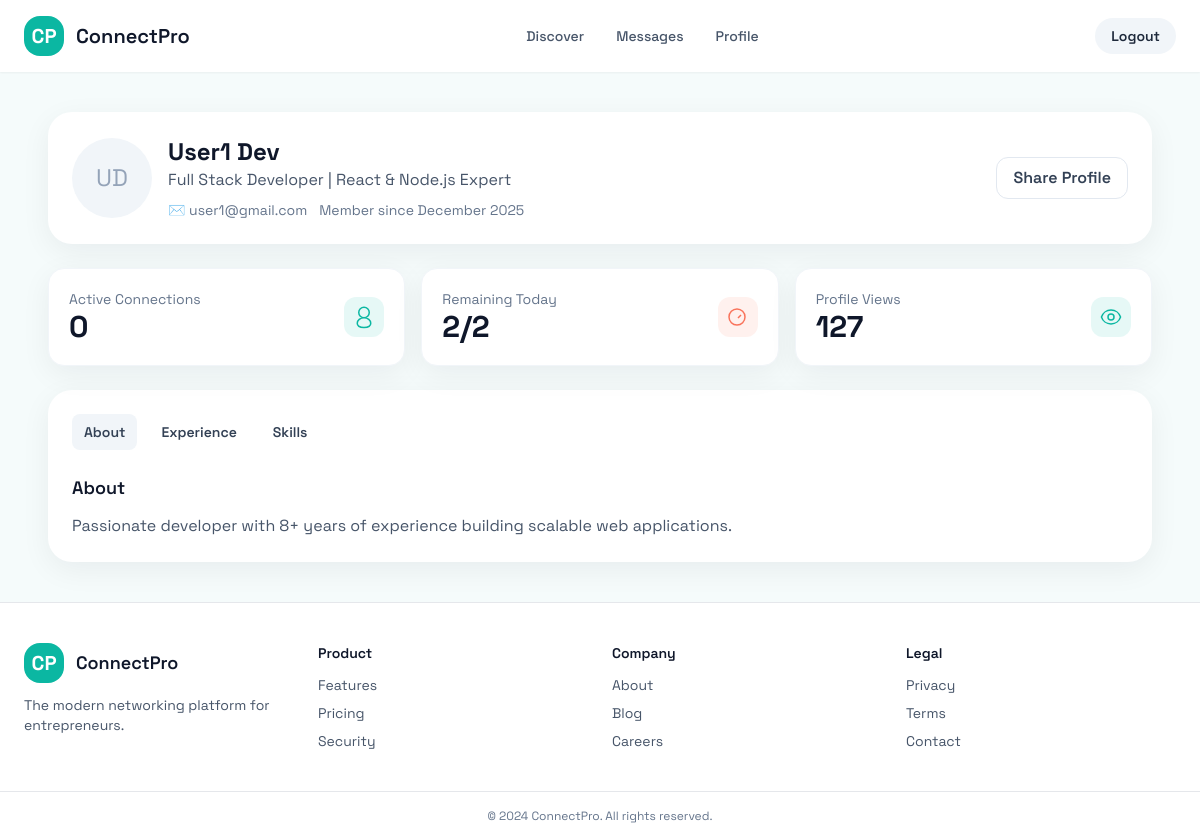
The app's page /profile/user1/ (signed in) with its own data.
### social/models.py (models this page shows)
class User(AbstractUser):
    ROLE_CLIENT = 'client'
    ROLE_DEVELOPER = 'developer'
    ROLE_CHOICES = [
        (ROLE_CLIENT, 'Client'),
        (ROLE_DEVELOPER, 'Developer'),
    ]
    PLAN_FREE = 'free'
    PLAN_PLUS = 'plus'
    PLAN_PRO = 'pro'
    PLAN_CHOICES = [
        (PLAN_FREE, 'Free'),
        (PLAN_PLUS, 'Plus'),
        (PLAN_PRO, 'Pro'),
    ]
    role = models.CharField(max_length=20, choices=ROLE_CHOICES)
    headline = models.CharField(max_length=255, blank=True)
    bio = models.TextField(blank=True)
    skills = models.TextField(blank=True, help_text="Comma-separated list of skills")
    goals = models.TextField(blank=True)
    location = models.CharField(max_length=255, blank=True)
    profile_image = models.ImageField(upload_to='profiles/', blank=True, null=True)
    membership_plan = models.CharField(max_length=20, choices=PLAN_CHOICES, default=PLAN_FREE)
    profile_views = models.PositiveIntegerField(default=0)
    REQUIRED_FIELDS = ['email', 'role']
    @property
    def connection_limit(self):
        limits = {
            self.PLAN_FREE: 2,
            self.PLAN_PLUS: 5,
            self.PLAN_PRO: None,
        }
        return limits.get(self.membership_plan)
    @property
    def remaining_connections_today(self):
        limit = self.connection_limit
        if limit is None:
            return None
        today = timezone.now().date()
        used = Connection.objects.filter(requester=self, created_at__date=today).count()
        return max(limit - used, 0)
    def active_connections_count(self):
        return Connection.objects.filter(
            (models.Q(requester=self) | models.Q(receiver=self)),
            status=Connection.STATUS_ACCEPTED,
        ).count()
    def skills_list(self):
        return [skill.strip() for skill in self.skills.split(',') if skill.strip()]

### social/views.py (the view)
# urls.py: path('profile/', views.profile, name='profile'),
@login_required
def profile(request, username=None):
    profile_user = request.user
    if username and username != request.user.username:
        profile_user = get_object_or_404(User, username=username)
    can_edit = profile_user == request.user
    form = ProfileForm(instance=profile_user)
    if request.method == 'POST' and can_edit:
        form = ProfileForm(request.POST, request.FILES, instance=profile_user)
        if form.is_valid():
            form.save()
            messages.success(request, 'Profile updated.')
            return redirect('profile')
    context = {
        'profile_user': profile_user,
        'form': form,
        'active_connections': profile_user.active_connections_count(),
        'remaining': profile_user.remaining_connections_today,
        'experiences': profile_user.experiences.all(),
    }
    return render(request, 'profile.html', context)

### templates/profile.html (shortened to what this page needs)
{% extends "base.html" %}
{% block content %}
<div class="max-w-6xl mx-auto px-6 py-10 space-y-6">
  <div class="bg-white rounded-3xl shadow-card p-6 flex flex-col md:flex-row md:items-center md:justify-between">
    <div class="flex items-center space-x-4">
      <div class="w-20 h-20 rounded-full bg-slate-100 flex items-center justify-center text-2xl text-slate-400 overflow-hidden">
        {% if profile_user.profile_image %}
          <img src="{{ profile_user.profile_image.url }}" alt="{{ profile_user.get_full_name }}" class="w-20 h-20 rounded-full object-cover">
        {% else %}
          <span>{{ profile_user.first_name|first|upper }}{{ profile_user.last_name|first|upper }}</span>
        {% endif %}
      </div>
      <div>
        <h1 class="text-2xl font-bold text-slate-900">{{ profile_user.get_full_name|default:profile_user.username }}</h1>
        <p class="text-slate-600">{{ profile_user.headline|default:"Full Stack Developer | React & Node.js Expert" }}</p>
        <div class="flex flex-wrap items-center gap-3 text-sm text-slate-500 mt-2">
          {% if profile_user.email %}<span>✉️ {{ profile_user.email }}</span>{% endif %}
          <span>Member since {{ profile_user.date_joined|date:"F Y" }}</span>
        </div>
      </div>
    </div>
    <div class="flex items-center gap-3 mt-4 md:mt-0">
      <button class="px-4 py-2 rounded-xl border border-slate-200 font-semibold text-slate-700 hover:border-slate-300">Share Profile</button>
    </div>
  </div>
  <div class="grid md:grid-cols-3 gap-4">
    <div class="bg-white rounded-2xl shadow-card p-5 flex items-center justify-between border border-slate-100">
      <div>
        <p class="text-sm text-slate-500">Active Connections</p>
        <p class="text-3xl font-bold text-slate-900">{{ active_connections }}</p>
      </div>
      <div class="w-10 h-10 rounded-xl bg-teal-500/10 text-teal-500 flex items-center justify-center">
      </div>
    </div>
    <div class="bg-white rounded-2xl shadow-card p-5 flex items-center justify-between border border-slate-100">
      <div>
        <p class="text-sm text-slate-500">Remaining Today</p>
        <p class="text-3xl font-bold text-slate-900">{% if remaining is None %}∞{% else %}{{ remaining }}/{{ profile_user.connection_limit }}{% endif %}</p>
      </div>
      <div class="w-10 h-10 rounded-xl bg-coral/10 text-coral flex items-center justify-center">
        <svg class="w-6 h-6" fill="none" stroke="currentColor" viewBox="0 0 24 24"><path stroke-width="1.5" d="M16 8h.01M12 13l3-3m4 2c0 4.418-3.582 8-8 8s-8-3.582-8-8 3.582-8 8-8 8 3.582 8 8Z"/></svg>
      </div>
    </div>
    <div class="bg-white rounded-2xl shadow-card p-5 flex items-center justify-between border border-slate-100">
      <div>
        <p class="text-sm text-slate-500">Profile Views</p>
        <p class="text-3xl font-bold text-slate-900">{{ profile_user.profile_views|default:127 }}</p>
      </div>
      <div class="w-10 h-10 rounded-xl bg-teal-500/10 text-teal-500 flex items-center justify-center">
        <svg class="w-6 h-6" fill="none" stroke="currentColor" viewBox="0 0 24 24"><path stroke-width="1.5" d="M2.458 12C3.732 7.943 7.523 5 12 5c4.477 0 8.268 2.943 9.542 7-1.274 4.057-5.065 7-9.542 7-4.477 0-8.268-2.943-9.542-7Z"/><path stroke-width="1.5" d="M15 12a3 3 0 1 1-6 0 3 3 0 0 1 6 0Z"/></svg>
      </div>
    </div>
  </div>
  <div class="bg-white rounded-3xl shadow-card p-6">
    <div class="flex items-center space-x-3 mb-6">
      <button id="tab-about" class="tab-button px-3 py-2 rounded-lg bg-slate-100 text-sm font-semibold text-slate-700">About</button>
      <button id="tab-experience" class="tab-button px-3 py-2 rounded-lg text-sm font-semibold text-slate-700">Experience</button>
      <button id="tab-skills" class="tab-button px-3 py-2 rounded-lg text-sm font-semibold text-slate-700">Skills</button>
    </div>
    <div id="panel-about" class="space-y-3">
      <h3 class="text-lg font-semibold text-slate-900">About</h3>
      <p class="text-slate-600">{{ profile_user.bio|default:"Passionate developer with 8+ years of experience building scalable web applications." }}</p>
    </div>
  </div>
</div>
{% endblock %}

### templates/base.html (shortened to what this page needs)
{% load static %}
<!DOCTYPE html>
<html lang="en">
<head>
    <script src="https://cdn.tailwindcss.com"></script>
    <link rel="stylesheet" href="{% static 'css/custom.css' %}">
</head>
<body class="bg-[#f5fbfb] text-slate-800 font-display">
    <div class="min-h-screen flex flex-col">
        <header class="bg-white shadow-sm">
            <div class="max-w-7xl mx-auto px-6 py-4 flex items-center justify-between">
                <a href="{% url 'landing' %}" class="flex items-center space-x-3">
                    <div class="w-10 h-10 rounded-2xl bg-teal-500 flex items-center justify-center text-white text-xl font-bold">CP</div>
                    <span class="text-xl font-semibold text-slate-900">ConnectPro</span>
                </a>
                <nav class="hidden md:flex items-center space-x-8 text-sm font-medium text-slate-600">
                    {% if user.is_authenticated %}
                        <a href="{% url 'discover' %}" class="hover:text-slate-900">Discover</a>
                        <a href="{% url 'messages' %}" class="hover:text-slate-900">Messages</a>
                        <a href="{% url 'profile' %}" class="hover:text-slate-900">Profile</a>
                    {% else %}
                        <a href="{% url 'landing' %}#features" class="hover:text-slate-900">Features</a>
                        <a href="{% url 'landing' %}#pricing" class="hover:text-slate-900">Pricing</a>
                        <a href="{% url 'landing' %}#about" class="hover:text-slate-900">About</a>
                    {% endif %}
                </nav>
                <div class="flex items-center space-x-3">
                    {% if user.is_authenticated %}
                        <a href="{% url 'logout' %}" class="px-4 py-2 rounded-full bg-slate-100 hover:bg-slate-200 text-sm font-semibold">Logout</a>
                    {% else %}
                        <a href="{% url 'login' %}" class="text-sm font-semibold text-slate-700 hover:text-slate-900">Login</a>
                        <a href="{% url 'signup' %}" class="px-4 py-2 rounded-full bg-teal-500 text-white text-sm font-semibold shadow-card hover:bg-teal-600 transition">Get Started</a>
                    {% endif %}
                </div>
            </div>
        </header>
        <main class="flex-1">
            {% block content %}{% endblock %}
        </main>
        <footer class="bg-white border-t">
            <div class="max-w-7xl mx-auto px-6 py-10 grid md:grid-cols-4 gap-6 text-sm text-slate-600">
                <div>
                    <div class="flex items-center space-x-3 mb-3">
                        <div class="w-10 h-10 rounded-2xl bg-teal-500 flex items-center justify-center text-white text-xl font-bold">CP</div>
                        <span class="text-lg font-semibold text-slate-900">ConnectPro</span>
                    </div>
                    <p class="text-slate-600">The modern networking platform for entrepreneurs.</p>
                </div>
                <div>
                    <p class="font-semibold text-slate-900 mb-3">Product</p>
                    <div class="space-y-2">
                        <a href="{% url 'landing' %}#features" class="block hover:text-slate-900">Features</a>
                        <a href="{% url 'landing' %}#pricing" class="block hover:text-slate-900">Pricing</a>
                        <a href="#" class="block hover:text-slate-900">Security</a>
                    </div>
                </div>
                <div>
                    <p class="font-semibold text-slate-900 mb-3">Company</p>
                    <div class="space-y-2">
                        <a href="{% url 'landing' %}#about" class="block hover:text-slate-900">About</a>
                        <a href="#" class="block hover:text-slate-900">Blog</a>
                        <a href="#" class="block hover:text-slate-900">Careers</a>
                    </div>
                </div>
                <div>
                    <p class="font-semibold text-slate-900 mb-3">Legal</p>
                    <div class="space-y-2">
                        <a href="#" class="block hover:text-slate-900">Privacy</a>
                        <a href="#" class="block hover:text-slate-900">Terms</a>
                        <a href="#" class="block hover:text-slate-900">Contact</a>
                    </div>
                </div>
            </div>
            <div class="border-t py-4 text-center text-xs text-slate-500">© 2024 ConnectPro. All rights reserved.</div>
        </footer>
    </div>
</body>
</html>

### static/css/custom.css (style rules this page uses)
body { font-feature-settings: 'liga' 1, 'kern' 1; }

### records on screen
User: first_name|first "U", last_name|first "D", get_full_name "User1 Dev", headline|React "Full Stack Developer | React & Node.js Expert", email "user1@gmail.com", date_joined "December 2025", connection_limit "2", profile_views "127", bio "Passionate developer with 8+ years of experience building scalable web applications."

### other values on screen
{{ active_connections }} "0"
{{ remaining }} "2"
